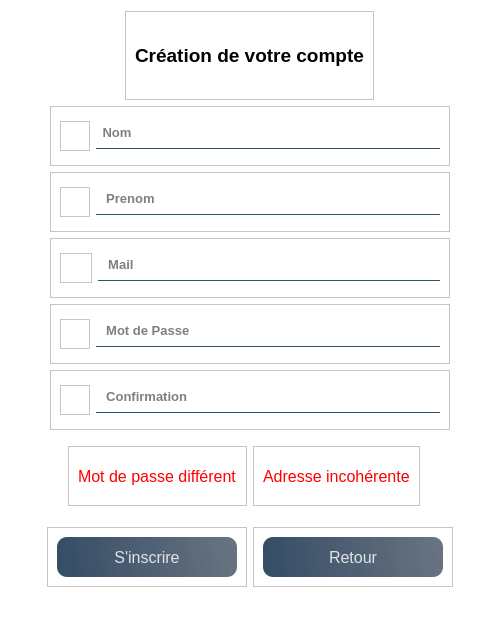
<?xml version="1.0" encoding="UTF-8"?>
<ui version="4.0">
 <class>Form</class>
 <widget class="QWidget" name="Form">
  <property name="geometry">
   <rect>
    <x>0</x>
    <y>0</y>
    <width>500</width>
    <height>623</height>
   </rect>
  </property>
  <property name="minimumSize">
   <size>
    <width>460</width>
    <height>500</height>
   </size>
  </property>
  <property name="windowTitle">
   <string>Form</string>
  </property>
  <property name="styleSheet">
   <string notr="true">background-color: rgb(255, 255, 255);</string>
  </property>
  <layout class="QVBoxLayout" name="verticalLayout">
   <item alignment="Qt::AlignHCenter">
    <widget class="QFrame" name="frame_2">
     <property name="frameShape">
      <enum>QFrame::StyledPanel</enum>
     </property>
     <property name="frameShadow">
      <enum>QFrame::Raised</enum>
     </property>
     <layout class="QHBoxLayout" name="horizontalLayout_17">
      <item>
       <widget class="QLabel" name="label">
        <property name="maximumSize">
         <size>
          <width>16777215</width>
          <height>60</height>
         </size>
        </property>
        <property name="font">
         <font>
          <pointsize>14</pointsize>
          <weight>75</weight>
          <bold>true</bold>
         </font>
        </property>
        <property name="text">
         <string>Création de votre compte</string>
        </property>
       </widget>
      </item>
     </layout>
    </widget>
   </item>
   <item alignment="Qt::AlignHCenter">
    <widget class="QFrame" name="frame">
     <property name="sizePolicy">
      <sizepolicy hsizetype="Preferred" vsizetype="Preferred">
       <horstretch>0</horstretch>
       <verstretch>0</verstretch>
      </sizepolicy>
     </property>
     <property name="minimumSize">
      <size>
       <width>400</width>
       <height>0</height>
      </size>
     </property>
     <property name="maximumSize">
      <size>
       <width>500</width>
       <height>60</height>
      </size>
     </property>
     <property name="frameShape">
      <enum>QFrame::StyledPanel</enum>
     </property>
     <property name="frameShadow">
      <enum>QFrame::Raised</enum>
     </property>
     <layout class="QHBoxLayout" name="horizontalLayout_8">
      <item>
       <widget class="QFrame" name="frame_8">
        <property name="minimumSize">
         <size>
          <width>30</width>
          <height>0</height>
         </size>
        </property>
        <property name="maximumSize">
         <size>
          <width>16777215</width>
          <height>30</height>
         </size>
        </property>
        <property name="styleSheet">
         <string notr="true">background-image: url(:/icones/icones/utilisateur.png);</string>
        </property>
        <property name="frameShape">
         <enum>QFrame::StyledPanel</enum>
        </property>
        <property name="frameShadow">
         <enum>QFrame::Raised</enum>
        </property>
       </widget>
      </item>
      <item>
       <widget class="QLineEdit" name="nom_2">
        <property name="minimumSize">
         <size>
          <width>150</width>
          <height>0</height>
         </size>
        </property>
        <property name="maximumSize">
         <size>
          <width>400</width>
          <height>16777215</height>
         </size>
        </property>
        <property name="font">
         <font>
          <pointsize>10</pointsize>
          <weight>75</weight>
          <bold>true</bold>
         </font>
        </property>
        <property name="styleSheet">
         <string notr="true">background-color:rgba(0, 0, 0, 0);
border:1px solid rgba(0, 0, 0, 0);
border-bottom-color:rgba(46, 82, 101, 255);
color:black;
padding-bottom:7px;
font-weight: bold;</string>
        </property>
        <property name="placeholderText">
         <string> Nom</string>
        </property>
       </widget>
      </item>
     </layout>
    </widget>
   </item>
   <item alignment="Qt::AlignHCenter">
    <widget class="QFrame" name="frame_4">
     <property name="minimumSize">
      <size>
       <width>400</width>
       <height>0</height>
      </size>
     </property>
     <property name="maximumSize">
      <size>
       <width>16777215</width>
       <height>60</height>
      </size>
     </property>
     <property name="frameShape">
      <enum>QFrame::StyledPanel</enum>
     </property>
     <property name="frameShadow">
      <enum>QFrame::Raised</enum>
     </property>
     <layout class="QHBoxLayout" name="horizontalLayout_9">
      <item>
       <widget class="QFrame" name="frame_9">
        <property name="minimumSize">
         <size>
          <width>30</width>
          <height>0</height>
         </size>
        </property>
        <property name="maximumSize">
         <size>
          <width>16777215</width>
          <height>30</height>
         </size>
        </property>
        <property name="styleSheet">
         <string notr="true">background-image: url(:/icones/icones/utilisateur.png);</string>
        </property>
        <property name="frameShape">
         <enum>QFrame::StyledPanel</enum>
        </property>
        <property name="frameShadow">
         <enum>QFrame::Raised</enum>
        </property>
       </widget>
      </item>
      <item>
       <widget class="QLineEdit" name="prenom_2">
        <property name="font">
         <font>
          <pointsize>10</pointsize>
          <weight>75</weight>
          <bold>true</bold>
         </font>
        </property>
        <property name="styleSheet">
         <string notr="true">background-color:rgba(0, 0, 0, 0);
border:1px solid rgba(0, 0, 0, 0);
border-bottom-color:rgba(46, 82, 101, 255);
color:black;
padding-bottom:7px;
font-weight: bold;</string>
        </property>
        <property name="placeholderText">
         <string>  Prenom</string>
        </property>
       </widget>
      </item>
     </layout>
    </widget>
   </item>
   <item alignment="Qt::AlignHCenter">
    <widget class="QFrame" name="frame_5">
     <property name="minimumSize">
      <size>
       <width>400</width>
       <height>0</height>
      </size>
     </property>
     <property name="maximumSize">
      <size>
       <width>16777215</width>
       <height>60</height>
      </size>
     </property>
     <property name="frameShape">
      <enum>QFrame::StyledPanel</enum>
     </property>
     <property name="frameShadow">
      <enum>QFrame::Raised</enum>
     </property>
     <layout class="QHBoxLayout" name="horizontalLayout_10">
      <item>
       <widget class="QFrame" name="frame_10">
        <property name="minimumSize">
         <size>
          <width>32</width>
          <height>0</height>
         </size>
        </property>
        <property name="maximumSize">
         <size>
          <width>16777215</width>
          <height>30</height>
         </size>
        </property>
        <property name="styleSheet">
         <string notr="true">background-image: url(:/icones/icones/enveloppe.png)</string>
        </property>
        <property name="frameShape">
         <enum>QFrame::StyledPanel</enum>
        </property>
        <property name="frameShadow">
         <enum>QFrame::Raised</enum>
        </property>
       </widget>
      </item>
      <item>
       <widget class="QLineEdit" name="mail_2">
        <property name="font">
         <font>
          <pointsize>10</pointsize>
          <weight>75</weight>
          <bold>true</bold>
         </font>
        </property>
        <property name="styleSheet">
         <string notr="true">background-color:rgba(0, 0, 0, 0);
border:1px solid rgba(0, 0, 0, 0);
border-bottom-color:rgba(46, 82, 101, 255);
color:black;
padding-bottom:7px;
font-weight: bold;</string>
        </property>
        <property name="placeholderText">
         <string>  Mail</string>
        </property>
       </widget>
      </item>
     </layout>
    </widget>
   </item>
   <item alignment="Qt::AlignHCenter">
    <widget class="QFrame" name="frame_12">
     <property name="sizePolicy">
      <sizepolicy hsizetype="Preferred" vsizetype="Preferred">
       <horstretch>0</horstretch>
       <verstretch>0</verstretch>
      </sizepolicy>
     </property>
     <property name="minimumSize">
      <size>
       <width>400</width>
       <height>0</height>
      </size>
     </property>
     <property name="maximumSize">
      <size>
       <width>16777215</width>
       <height>60</height>
      </size>
     </property>
     <property name="frameShape">
      <enum>QFrame::StyledPanel</enum>
     </property>
     <property name="frameShadow">
      <enum>QFrame::Raised</enum>
     </property>
     <layout class="QHBoxLayout" name="horizontalLayout_11">
      <item>
       <widget class="QFrame" name="frame_11">
        <property name="minimumSize">
         <size>
          <width>30</width>
          <height>0</height>
         </size>
        </property>
        <property name="maximumSize">
         <size>
          <width>16777215</width>
          <height>30</height>
         </size>
        </property>
        <property name="styleSheet">
         <string notr="true">background-image: url(:/icones/icones/cadenas-verrouille.png);</string>
        </property>
        <property name="frameShape">
         <enum>QFrame::StyledPanel</enum>
        </property>
        <property name="frameShadow">
         <enum>QFrame::Raised</enum>
        </property>
       </widget>
      </item>
      <item>
       <widget class="QLineEdit" name="motDePasse_2">
        <property name="font">
         <font>
          <pointsize>10</pointsize>
          <weight>75</weight>
          <bold>true</bold>
         </font>
        </property>
        <property name="styleSheet">
         <string notr="true">background-color:rgba(0, 0, 0, 0);
border:1px solid rgba(0, 0, 0, 0);
border-bottom-color:rgba(46, 82, 101, 255);
color:black;
padding-bottom:7px;
font-weight: bold;</string>
        </property>
        <property name="echoMode">
         <enum>QLineEdit::Password</enum>
        </property>
        <property name="placeholderText">
         <string>  Mot de Passe</string>
        </property>
       </widget>
      </item>
     </layout>
    </widget>
   </item>
   <item alignment="Qt::AlignHCenter">
    <widget class="QFrame" name="frame_6">
     <property name="minimumSize">
      <size>
       <width>400</width>
       <height>0</height>
      </size>
     </property>
     <property name="maximumSize">
      <size>
       <width>16777215</width>
       <height>60</height>
      </size>
     </property>
     <property name="frameShape">
      <enum>QFrame::StyledPanel</enum>
     </property>
     <property name="frameShadow">
      <enum>QFrame::Raised</enum>
     </property>
     <layout class="QHBoxLayout" name="horizontalLayout_12">
      <item>
       <widget class="QFrame" name="frame_7">
        <property name="minimumSize">
         <size>
          <width>30</width>
          <height>0</height>
         </size>
        </property>
        <property name="maximumSize">
         <size>
          <width>16777215</width>
          <height>30</height>
         </size>
        </property>
        <property name="styleSheet">
         <string notr="true">background-image: url(:/icones/icones/cadenas-verrouille.png);</string>
        </property>
        <property name="frameShape">
         <enum>QFrame::StyledPanel</enum>
        </property>
        <property name="frameShadow">
         <enum>QFrame::Raised</enum>
        </property>
       </widget>
      </item>
      <item>
       <widget class="QLineEdit" name="confirmationMotdePasse_2">
        <property name="font">
         <font>
          <pointsize>10</pointsize>
          <weight>75</weight>
          <bold>true</bold>
         </font>
        </property>
        <property name="styleSheet">
         <string notr="true">background-color:rgba(0, 0, 0, 0);
border:1px solid rgba(0, 0, 0, 0);
border-bottom-color:rgba(46, 82, 101, 255);
color:black;
padding-bottom:7px;
font-weight: bold;</string>
        </property>
        <property name="echoMode">
         <enum>QLineEdit::Password</enum>
        </property>
        <property name="placeholderText">
         <string>  Confirmation</string>
        </property>
       </widget>
      </item>
     </layout>
    </widget>
   </item>
   <item>
    <spacer name="verticalSpacer">
     <property name="orientation">
      <enum>Qt::Vertical</enum>
     </property>
     <property name="sizeType">
      <enum>QSizePolicy::Fixed</enum>
     </property>
     <property name="sizeHint" stdset="0">
      <size>
       <width>20</width>
       <height>10</height>
      </size>
     </property>
    </spacer>
   </item>
   <item>
    <layout class="QHBoxLayout" name="horizontalLayout">
     <item alignment="Qt::AlignRight">
      <widget class="QFrame" name="frame_3">
       <property name="maximumSize">
        <size>
         <width>16777215</width>
         <height>60</height>
        </size>
       </property>
       <property name="frameShape">
        <enum>QFrame::StyledPanel</enum>
       </property>
       <property name="frameShadow">
        <enum>QFrame::Raised</enum>
       </property>
       <layout class="QHBoxLayout" name="horizontalLayout_14">
        <item>
         <widget class="QLabel" name="label_2">
          <property name="maximumSize">
           <size>
            <width>16777215</width>
            <height>50</height>
           </size>
          </property>
          <property name="styleSheet">
           <string notr="true">color: red;
font-size: 16px</string>
          </property>
          <property name="text">
           <string>Mot de passe différent</string>
          </property>
         </widget>
        </item>
       </layout>
      </widget>
     </item>
     <item alignment="Qt::AlignLeft">
      <widget class="QFrame" name="frame_13">
       <property name="maximumSize">
        <size>
         <width>16777215</width>
         <height>60</height>
        </size>
       </property>
       <property name="frameShape">
        <enum>QFrame::StyledPanel</enum>
       </property>
       <property name="frameShadow">
        <enum>QFrame::Raised</enum>
       </property>
       <layout class="QHBoxLayout" name="horizontalLayout_13">
        <item>
         <widget class="QLabel" name="mailIncohrent_2">
          <property name="maximumSize">
           <size>
            <width>16777215</width>
            <height>50</height>
           </size>
          </property>
          <property name="styleSheet">
           <string notr="true">color: red;
font-size: 16px</string>
          </property>
          <property name="text">
           <string>Adresse incohérente</string>
          </property>
         </widget>
        </item>
       </layout>
      </widget>
     </item>
    </layout>
   </item>
   <item>
    <spacer name="verticalSpacer_2">
     <property name="orientation">
      <enum>Qt::Vertical</enum>
     </property>
     <property name="sizeType">
      <enum>QSizePolicy::Ignored</enum>
     </property>
     <property name="sizeHint" stdset="0">
      <size>
       <width>20</width>
       <height>10</height>
      </size>
     </property>
    </spacer>
   </item>
   <item>
    <layout class="QHBoxLayout" name="horizontalLayout_2">
     <item>
      <spacer name="horizontalSpacer_2">
       <property name="orientation">
        <enum>Qt::Horizontal</enum>
       </property>
       <property name="sizeHint" stdset="0">
        <size>
         <width>40</width>
         <height>20</height>
        </size>
       </property>
      </spacer>
     </item>
     <item alignment="Qt::AlignHCenter">
      <widget class="QFrame" name="frame_14">
       <property name="minimumSize">
        <size>
         <width>200</width>
         <height>60</height>
        </size>
       </property>
       <property name="maximumSize">
        <size>
         <width>16777215</width>
         <height>50</height>
        </size>
       </property>
       <property name="frameShape">
        <enum>QFrame::StyledPanel</enum>
       </property>
       <property name="frameShadow">
        <enum>QFrame::Raised</enum>
       </property>
       <layout class="QHBoxLayout" name="horizontalLayout_15">
        <item>
         <widget class="QPushButton" name="sinscrire">
          <property name="minimumSize">
           <size>
            <width>0</width>
            <height>40</height>
           </size>
          </property>
          <property name="maximumSize">
           <size>
            <width>16777215</width>
            <height>40</height>
           </size>
          </property>
          <property name="font">
           <font>
            <pointsize>12</pointsize>
           </font>
          </property>
          <property name="styleSheet">
           <string notr="true">QPushButton#sinscrire{	
	background-color: qlineargradient(spread:pad, x1:0, y1:0.505682, x2:1, y2:0.477, stop:0 rgba(20, 47, 78, 219), stop:1 rgba(85, 98, 112, 226));
	color:rgba(255, 255, 255, 210);
	border-radius:10px;
}
QPushButton#sinscrire:hover{	
	background-color: qlineargradient(spread:pad, x1:0, y1:0.505682, x2:1, y2:0.477, stop:0 rgba(40, 67, 98, 219), stop:1 rgba(105, 118, 132, 226));
}
QPushButton#sinscrire:pressed{	
	padding-left:5px;
	padding-top:5px;
	background-color:(255, 255, 255, 210);
}
</string>
          </property>
          <property name="text">
           <string>S'inscrire</string>
          </property>
         </widget>
        </item>
       </layout>
      </widget>
     </item>
     <item alignment="Qt::AlignHCenter">
      <widget class="QFrame" name="frame_15">
       <property name="minimumSize">
        <size>
         <width>200</width>
         <height>60</height>
        </size>
       </property>
       <property name="maximumSize">
        <size>
         <width>16777215</width>
         <height>50</height>
        </size>
       </property>
       <property name="frameShape">
        <enum>QFrame::StyledPanel</enum>
       </property>
       <property name="frameShadow">
        <enum>QFrame::Raised</enum>
       </property>
       <layout class="QHBoxLayout" name="horizontalLayout_16">
        <item>
         <widget class="QPushButton" name="retour">
          <property name="minimumSize">
           <size>
            <width>0</width>
            <height>40</height>
           </size>
          </property>
          <property name="maximumSize">
           <size>
            <width>16777215</width>
            <height>40</height>
           </size>
          </property>
          <property name="font">
           <font>
            <pointsize>12</pointsize>
           </font>
          </property>
          <property name="styleSheet">
           <string notr="true">QPushButton#retour{	
	background-color: qlineargradient(spread:pad, x1:0, y1:0.505682, x2:1, y2:0.477, stop:0 rgba(20, 47, 78, 219), stop:1 rgba(85, 98, 112, 226));
	color:rgba(255, 255, 255, 210);
	border-radius:10px;
}
QPushButton#retour:hover{	
	background-color: qlineargradient(spread:pad, x1:0, y1:0.505682, x2:1, y2:0.477, stop:0 rgba(40, 67, 98, 219), stop:1 rgba(105, 118, 132, 226));
}
QPushButton#retour:pressed{	
	padding-left:5px;
	padding-top:5px;
	background-color:(255, 255, 255, 210);
}
</string>
          </property>
          <property name="text">
           <string>Retour</string>
          </property>
         </widget>
        </item>
       </layout>
      </widget>
     </item>
     <item>
      <spacer name="horizontalSpacer">
       <property name="orientation">
        <enum>Qt::Horizontal</enum>
       </property>
       <property name="sizeHint" stdset="0">
        <size>
         <width>40</width>
         <height>20</height>
        </size>
       </property>
      </spacer>
     </item>
    </layout>
   </item>
   <item>
    <spacer name="verticalSpacer_3">
     <property name="orientation">
      <enum>Qt::Vertical</enum>
     </property>
     <property name="sizeType">
      <enum>QSizePolicy::Fixed</enum>
     </property>
     <property name="sizeHint" stdset="0">
      <size>
       <width>20</width>
       <height>30</height>
      </size>
     </property>
    </spacer>
   </item>
  </layout>
 </widget>
 <resources>
  <include location="ressources.qrc"/>
 </resources>
 <connections/>
</ui>
